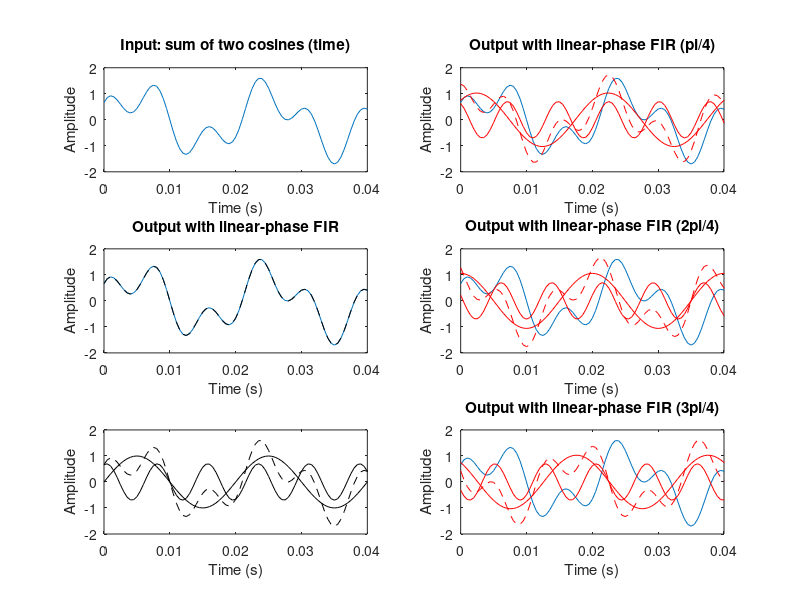

MATLAB code for this plot:
clc
clear all
close all

% Parameters
fs = 2000;            % sampling frequency (Hz)
t = 0:1/fs:1-1/fs;    % 1 second duration
f1 = 50;              % frequency of first cosine (Hz)
f2 = 130;             % frequency of second cosine (Hz)
A1 = 1; A2 = 0.7;     % amplitudes

% Input signal: sum of two cosines
x1= A1*cos(2*pi*f1*t);
x2= A2*cos(2*pi*f2*t);
x = x1+x2;

% Design two FIR lowpass filters with same magnitude response but different phase:
% 1) Linear-phase FIR using fir1 (symmetric coefficients)
N = 60;               % filter order (even for Type I symmetric)
fc = 0.5;             % normalized cutoff (0..1, 1 = Nyquist). here 0.1 -> 50 Hz
b_lin = fir1(N, fc);  % linear phase FIR

%%% Non-linear phase FIR
grp_non= 0*pi/4;
Hnon= fft(b_lin);
Hnon(1:30)= Hnon(1:30).*exp(1i*grp_non);
Hnon(32:61)= Hnon(32:61).*exp(-1i*grp_non);
b_nonlin= ifft(Hnon);
b_nonlin= real(b_nonlin');

% Filter the signal
y_lin= conv(b_lin,x);
y_temp_lin= y_lin(length(b_lin):end);
x1_lin= conv(b_lin,x1);
x1_lin= x1_lin(length(b_lin):end);
%x1_lin= x1_lin(1:end-length(b_lin)+1);
x2_lin= conv(b_lin,x2);
x2_lin= x2_lin(length(b_lin):end);
%x2_lin= x2_lin(1:end-length(b_lin)+1);

y_nonlin= conv(b_nonlin,x);
y_temp_non= y_nonlin(length(b_nonlin):end);
x1_non= conv(b_nonlin,x1);
x1_non= x1_non(length(b_nonlin):end);
%x1_non= x1_non(1:end-length(b_nonlin)+1);
x2_non= conv(b_nonlin,x2);
x2_non= x2_non(length(b_nonlin):end);
%x2_non= x2_non(1:end-length(b_nonlin)+1);

if mod(length(b_lin),2)==0
    effConX= length(b_lin)/2 + 1;
else
    effConX= (length(b_lin)-1)/2 + 1;
end


% Plots
figure('Name','Sum of Two Cosines and Filter Effects','NumberTitle','off','Position',[100 100 1000 700]);

subplot(3,2,1)
plot(t(effConX:end)-t(effConX), x(effConX:end))
xlim([0 0.04])
title('Input: sum of two cosines (time)')
xlabel('Time (s)')
ylabel('Amplitude')

%nfft= 4096;
% subplot(3,2,2)
% plot((0:length(b_lin)-1)*fs/length(b_lin), abs(fft(b_lin)))
% %plot(abs(fft(b_lin,nfft)))
% hold on
% plot((0:length(b_nonlin)-1)*fs/length(b_nonlin), abs(fft(b_nonlin)),'--')
% %plot(abs(fft(b_nonlin,nfft)),'--')
% xlim([0 fs/2])
% ylim([-0.1 1.1])
% legend('Linear-phase FIR','Nonlinear FIR')
% title('Magnitude response (dB)')
% xlabel('Frequency (Hz)')
% ylabel('Magnitude (dB)')
% hold off

subplot(3,2,3)
plot(t(effConX:end)-t(effConX), x(effConX:end))
hold on;
plot(t, y_temp_lin,'k--')
xlim([0 0.04])
title('Output with linear-phase FIR')
xlabel('Time (s)')
ylabel('Amplitude')
hold off

% subplot(3,2,4)
% plot((0:length(b_lin)-1)*fs/length(b_lin), unwrap(angle(fft(b_lin))))
% hold on
% plot((0:length(b_nonlin)-1)*fs/length(b_nonlin), unwrap(angle(fft(b_nonlin))),'--')
% xlim([0 fs/2])
% %ylim([-0.1 1.1])
% legend('Linear-phase FIR','Nonlinear FIR')
% title('Magnitude response (dB)')
% xlabel('Frequency (Hz)')
% ylabel('Magnitude (dB)')
% hold off

% Zoomed comparison to show phase-induced distortion (misalignment)

subplot(3,2,5)
plot(t, y_temp_lin,'k--')
hold on
plot(t, x1_lin, 'k')
plot(t, x2_lin, 'k')
xlim([0 0.04])
xlabel('Time (s)')
ylabel('Amplitude')
hold off



%%% Non-linear phase FIR
grp_non= 1*pi/4;
Hnon= fft(b_lin);
Hnon(1:30)= Hnon(1:30).*exp(1i*grp_non);
Hnon(32:61)= Hnon(32:61).*exp(-1i*grp_non);
b_nonlin= ifft(Hnon);
b_nonlin= real(b_nonlin');

% Filter the signal
y_lin= conv(b_lin,x);
y_temp_lin= y_lin(length(b_lin):end);
x1_lin= conv(b_lin,x1);
x1_lin= x1_lin(length(b_lin):end);
%x1_lin= x1_lin(1:end-length(b_lin)+1);
x2_lin= conv(b_lin,x2);
x2_lin= x2_lin(length(b_lin):end);
%x2_lin= x2_lin(1:end-length(b_lin)+1);

y_nonlin= conv(b_nonlin,x);
y_temp_non= y_nonlin(length(b_nonlin):end);
x1_non= conv(b_nonlin,x1);
x1_non= x1_non(length(b_nonlin):end);
%x1_non= x1_non(1:end-length(b_nonlin)+1);
x2_non= conv(b_nonlin,x2);
x2_non= x2_non(length(b_nonlin):end);
%x2_non= x2_non(1:end-length(b_nonlin)+1);

subplot(3,2,2)
plot(t, y_temp_lin)
hold on
plot(t, y_temp_non,'r--')
plot(t, x1_non, 'r')
plot(t, x2_non, 'r')
xlim([0 0.04])
title('Output with linear-phase FIR (pi/4)')
xlabel('Time (s)')
ylabel('Amplitude')
hold off

%%% Non-linear phase FIR
grp_non= 2*pi/4;
Hnon= fft(b_lin);
Hnon(1:30)= Hnon(1:30).*exp(1i*grp_non);
Hnon(32:61)= Hnon(32:61).*exp(-1i*grp_non);
b_nonlin= ifft(Hnon);
b_nonlin= real(b_nonlin');

% Filter the signal
y_lin= conv(b_lin,x);
y_temp_lin= y_lin(length(b_lin):end);
x1_lin= conv(b_lin,x1);
x1_lin= x1_lin(length(b_lin):end);
%x1_lin= x1_lin(1:end-length(b_lin)+1);
x2_lin= conv(b_lin,x2);
x2_lin= x2_lin(length(b_lin):end);
%x2_lin= x2_lin(1:end-length(b_lin)+1);

y_nonlin= conv(b_nonlin,x);
y_temp_non= y_nonlin(length(b_nonlin):end);
x1_non= conv(b_nonlin,x1);
x1_non= x1_non(length(b_nonlin):end);
%x1_non= x1_non(1:end-length(b_nonlin)+1);
x2_non= conv(b_nonlin,x2);
x2_non= x2_non(length(b_nonlin):end);
%x2_non= x2_non(1:end-length(b_nonlin)+1);

subplot(3,2,4)
plot(t, y_temp_lin)
hold on
plot(t, y_temp_non,'r--')
plot(t, x1_non, 'r')
plot(t, x2_non, 'r')
xlim([0 0.04])
title('Output with linear-phase FIR (2pi/4)')
xlabel('Time (s)')
ylabel('Amplitude')
hold off

%%% Non-linear phase FIR
grp_non= 3*pi/4;
Hnon= fft(b_lin);
Hnon(1:30)= Hnon(1:30).*exp(1i*grp_non);
Hnon(32:61)= Hnon(32:61).*exp(-1i*grp_non);
b_nonlin= ifft(Hnon);
b_nonlin= real(b_nonlin');

% Filter the signal
y_lin= conv(b_lin,x);
y_temp_lin= y_lin(length(b_lin):end);
x1_lin= conv(b_lin,x1);
x1_lin= x1_lin(length(b_lin):end);
%x1_lin= x1_lin(1:end-length(b_lin)+1);
x2_lin= conv(b_lin,x2);
x2_lin= x2_lin(length(b_lin):end);
%x2_lin= x2_lin(1:end-length(b_lin)+1);

y_nonlin= conv(b_nonlin,x);
y_temp_non= y_nonlin(length(b_nonlin):end);
x1_non= conv(b_nonlin,x1);
x1_non= x1_non(length(b_nonlin):end);
%x1_non= x1_non(1:end-length(b_nonlin)+1);
x2_non= conv(b_nonlin,x2);
x2_non= x2_non(length(b_nonlin):end);
%x2_non= x2_non(1:end-length(b_nonlin)+1);

subplot(3,2,6)
plot(t, y_temp_lin)
hold on
plot(t, y_temp_non,'r--')
plot(t, x1_non, 'r')
plot(t, x2_non, 'r')
xlim([0 0.04])
title('Output with linear-phase FIR (3pi/4)')
xlabel('Time (s)')
ylabel('Amplitude')
hold off
